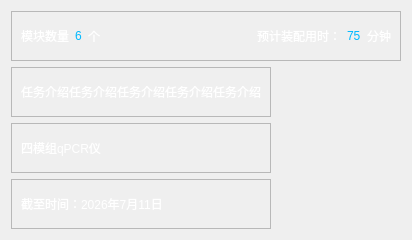
<?xml version="1.0" encoding="UTF-8"?>
<ui version="4.0">
 <class>UserAssemblyItemDialog</class>
 <widget class="QWidget" name="UserAssemblyItemDialog">
  <property name="geometry">
   <rect>
    <x>0</x>
    <y>0</y>
    <width>412</width>
    <height>240</height>
   </rect>
  </property>
  <property name="minimumSize">
   <size>
    <width>0</width>
    <height>240</height>
   </size>
  </property>
  <property name="windowTitle">
   <string>Dialog</string>
  </property>
  <property name="styleSheet">
   <string notr="true">QLabel#label,
QLabel#label_3,
QLabel#label_4,
QLabel#label_5,
QLabel#label_7,
QLabel#label_8,
QLabel#label_9{
color: rgb(255, 255, 255);
background-color: transparent;
}

QLabel#label_2,
QLabel#label_6{
font: 16pt &quot;Microsoft YaHei UI&quot;;
color: rgb(0, 185, 255);
}


QFrame#frame,
QFrame#frame_2,
QFrame#frame_3,
QFrame#frame_4{
border-image: url(:/image/userassemblyitemI.png);
}

QWidget#UserAssemblyItemDialog{
border-image: url(:/image/userassemblyitem.png);
}</string>
  </property>
  <layout class="QGridLayout" name="gridLayout">
   <item row="0" column="0" colspan="2">
    <widget class="QFrame" name="frame">
     <property name="frameShape">
      <enum>QFrame::Shape::StyledPanel</enum>
     </property>
     <property name="frameShadow">
      <enum>QFrame::Shadow::Raised</enum>
     </property>
     <layout class="QHBoxLayout" name="horizontalLayout">
      <item>
       <widget class="QLabel" name="label">
        <property name="text">
         <string>模块数量</string>
        </property>
       </widget>
      </item>
      <item>
       <widget class="QLabel" name="label_2">
        <property name="text">
         <string>6</string>
        </property>
       </widget>
      </item>
      <item>
       <widget class="QLabel" name="label_3">
        <property name="text">
         <string>个</string>
        </property>
       </widget>
      </item>
      <item>
       <spacer name="horizontalSpacer">
        <property name="orientation">
         <enum>Qt::Orientation::Horizontal</enum>
        </property>
        <property name="sizeHint" stdset="0">
         <size>
          <width>40</width>
          <height>20</height>
         </size>
        </property>
       </spacer>
      </item>
      <item>
       <widget class="QLabel" name="label_4">
        <property name="text">
         <string>预计装配用时：</string>
        </property>
       </widget>
      </item>
      <item>
       <widget class="QLabel" name="label_6">
        <property name="text">
         <string>75</string>
        </property>
       </widget>
      </item>
      <item>
       <widget class="QLabel" name="label_5">
        <property name="text">
         <string>分钟</string>
        </property>
       </widget>
      </item>
     </layout>
    </widget>
   </item>
   <item row="1" column="0">
    <widget class="QFrame" name="frame_2">
     <property name="minimumSize">
      <size>
       <width>0</width>
       <height>0</height>
      </size>
     </property>
     <property name="frameShape">
      <enum>QFrame::Shape::StyledPanel</enum>
     </property>
     <property name="frameShadow">
      <enum>QFrame::Shadow::Raised</enum>
     </property>
     <layout class="QHBoxLayout" name="horizontalLayout_2">
      <item>
       <widget class="QLabel" name="label_7">
        <property name="text">
         <string>任务介绍任务介绍任务介绍任务介绍任务介绍</string>
        </property>
       </widget>
      </item>
     </layout>
    </widget>
   </item>
   <item row="2" column="0">
    <widget class="QFrame" name="frame_3">
     <property name="minimumSize">
      <size>
       <width>0</width>
       <height>0</height>
      </size>
     </property>
     <property name="frameShape">
      <enum>QFrame::Shape::StyledPanel</enum>
     </property>
     <property name="frameShadow">
      <enum>QFrame::Shadow::Raised</enum>
     </property>
     <layout class="QHBoxLayout" name="horizontalLayout_3">
      <item>
       <widget class="QLabel" name="label_8">
        <property name="text">
         <string>四模组qPCR仪</string>
        </property>
       </widget>
      </item>
     </layout>
    </widget>
   </item>
   <item row="3" column="0">
    <widget class="QFrame" name="frame_4">
     <property name="minimumSize">
      <size>
       <width>0</width>
       <height>0</height>
      </size>
     </property>
     <property name="frameShape">
      <enum>QFrame::Shape::StyledPanel</enum>
     </property>
     <property name="frameShadow">
      <enum>QFrame::Shadow::Raised</enum>
     </property>
     <layout class="QHBoxLayout" name="horizontalLayout_4">
      <item>
       <widget class="QLabel" name="label_9">
        <property name="text">
         <string>截至时间：2026年7月11日</string>
        </property>
       </widget>
      </item>
     </layout>
    </widget>
   </item>
   <item row="1" column="1" rowspan="3">
    <widget class="QLabel" name="label_10">
     <property name="styleSheet">
      <string notr="true">border-image: url(:/image/demo1.png);</string>
     </property>
     <property name="text">
      <string/>
     </property>
    </widget>
   </item>
  </layout>
 </widget>
 <resources/>
 <connections/>
</ui>
